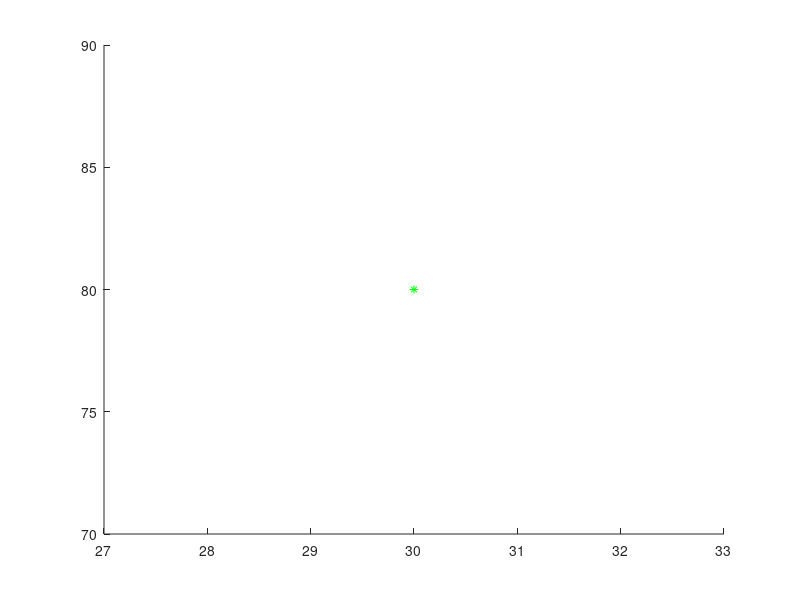

Source code (MATLAB): (Note: this script raises an error after producing the figure.)

clc

for i= -1-pi/2: 0.0873: 1+pi/2
    
    pos =  [80 30 0]';
    pos_es=pos;
    orient= [0 0 0]';               %orientazione fornita dall'AHRS
    versore_son_body = [1 0 0]';    %versore sonar in terna body
%     versore_son_body = versore_son_body/norm(versore_son_body); %normalizzo il versore
    
hold on
plot(pos(2),pos(1),'g*')
plot(A(2),A(1),'r*')
text(A(2),A(1),' A')
plot(B(2),B(1),'g*')
text(B(2),B(1),' B')
plot(C(2),C(1),'r*')
text(C(2),C(1),' C')
plot(D(2),D(1),'r*')
text(D(2),D(1),' D')
plot([A(2) B(2)],[A(1) B(1)],'g')
plot([B(2) C(2)],[B(1) C(1)],'g')
plot([C(2) D(2)],[C(1) D(1)],'g')
plot([D(2) A(2)],[D(1) A(1)],'g')
    
    
     Roll  = orient(1);
    Pitch = orient(2);
    Yaw   = orient(3);
    R_x = [    1           0           0     ;
               0       cos(Roll)   sin(Roll) ;
               0      -sin(Roll)   cos(Roll)];
    R_y = [cos(Pitch)      0      -sin(Pitch);
              0            1           0     ;
           sin(Pitch)      0      cos(Pitch)];
    R_z = [cos(Yaw)     sin(Yaw)       0     ;
           -sin(Yaw)    cos(Yaw)       0     ;
              0            0           1    ];
    J = (R_z'*R_y')*R_x';
    versore_son_NED = J*versore_son_body;         %versore terna NED sonar sx

    %imposto il sistema per trovare l'intersezione tra la retta con direzione
    %nota e uno dei piani delle pareti del bacino

    t_AB = -(pos(1)+plane_AB(2)*pos(2)+plane_AB(4))/(plane_AB(2)*versore_son_NED(2)+versore_son_NED(1));
    t_BC = -(pos(1)+plane_BC(2)*pos(2)+plane_BC(4))/(plane_BC(2)*versore_son_NED(2)+versore_son_NED(1));
    t_CD = -(pos(1)+plane_CD(2)*pos(2)+plane_CD(4))/(plane_CD(2)*versore_son_NED(2)+versore_son_NED(1));
    t_DA = -(pos(1)+plane_DA(2)*pos(2)+plane_DA(4))/(plane_DA(2)*versore_son_NED(2)+versore_son_NED(1));
    
intx_AB(1) = pos(1) + versore_son_NED(1)*t_AB;
intx_AB(2) = pos(2) + versore_son_NED(2)*t_AB;
intx_AB(3) = pos(3) + versore_son_NED(3)*t_AB;

intx_BC(1) = pos(1) + versore_son_NED(1)*t_BC;
intx_BC(2) = pos(2) + versore_son_NED(2)*t_BC;
intx_BC(3) = pos(3) + versore_son_NED(3)*t_BC;

intx_CD(1) = pos(1) + versore_son_NED(1)*t_CD;
intx_CD(2) = pos(2) + versore_son_NED(2)*t_CD;
intx_CD(3) = pos(3) + versore_son_NED(3)*t_CD;

intx_DA(1) = pos(1) + versore_son_NED(1)*t_DA;
intx_DA(2) = pos(2) + versore_son_NED(2)*t_DA;
intx_DA(3) = pos(3) + versore_son_NED(3)*t_DA;

    if t_AB < 0
        t_AB = inf;
    end
    if t_BC < 0
        t_BC = inf;
    end
    if t_CD < 0
        t_CD = inf;
    end
    if t_DA < 0
        t_DA = inf;
    end
           
    [dist, ind] = min([t_AB t_BC t_CD t_DA]);

    
if ind==1
    plot([pos(2) intx_AB(2)],[pos(1) intx_AB(1)],'r')
    plot(intx_AB(2),intx_AB(1),'b*')
end
if ind==2
    plot([pos(2) intx_BC(2)],[pos(1) intx_BC(1)],'r')
    plot(intx_BC(2),intx_BC(1),'b*')
end
if ind==3
    plot([pos(2) intx_CD(2)],[pos(1) intx_CD(1)],'r')
    plot(intx_CD(2),intx_CD(1),'b*')
end
if ind==4
    plot([pos(2) intx_DA(2)],[pos(1) intx_DA(1)],'r')
    plot(intx_DA(2),intx_DA(1),'b*')
end




parete_attuale=1;
%% orientazione parete

    Roll  = orient(1);
    Pitch = orient(2);
    Yaw   = orient(3);
    R_x = [    1           0           0     ;
               0       cos(Roll)   sin(Roll) ;
               0      -sin(Roll)   cos(Roll)];
    R_y = [cos(Pitch)      0      -sin(Pitch);
              0            1           0     ;
           sin(Pitch)      0      cos(Pitch)];
    R_z = [cos(Yaw)     sin(Yaw)       0     ;
           -sin(Yaw)    cos(Yaw)       0     ;
              0            0           1    ];
    J = (R_z'*R_y')*R_x';
%     v_pos= J*[1 0 0]';          %versore della retta lungo l'asse x in NED
    v_pos = J*versore_son_body;
    %selezione della parete di pattugliamento
    switch parete_attuale                      
        case 1
           coef = plane_AB; %coefficiente parete attuale
        case 2
           coef = plane_BC;
        case 3
           coef = plane_CD;
        case 4
           coef = plane_DA;
        otherwise
           coef=[0 0 0 0];
           disp('errore nella scelta del piano')
    end
    
    
%     orient_parete_c = acos(abs(coef(1)*v_pos(1)+coef(2)*v_pos(2)+coef(3)*v_pos(3))/...
%         (sqrt(coef(1)^2+coef(2)^2+coef(3)^2)*sqrt(v_pos(1)^2+v_pos(2)^2+v_pos(3)^2)));
%     
%     rad2deg(orient_parete_s)
% %   rad2deg(orient_parete_c)
    
    %% calcolo intersezione con la perpendicolare
    versore_son_body = [plane_AB(1) plane_AB(2) 0]';    %versore sonar  in terna body
    versore_son_NED = versore_son_body/norm(versore_son_body); %normalizzo il versore
    
%     t_ = -(pos(1)+plane_AB(2)*pos(2)+plane_AB(4))/(plane_AB(2)*versore_son_NED(2)+versore_son_NED(1));
%     dpp = abs(coef(1)*pos_es(1)+coef(2)*pos_es(2)-coef(3)*pos_es(3)+coef(4))/norm([coef(1) coef(2) coef(3)]);
    
 %la t, cioè la dpp, me la faccio passare dall'altro blocco
    pp_AB(1) = pos(1) + versore_son_NED(1)*t_;
    pp_AB(2) = pos(2) + versore_son_NED(2)*t_;
    pp_AB(3) = pos(3) + versore_son_NED(3)*t_;

    %% qui conosco l'intersezine sulla perpendicolare e quella reale
    %devo solo definire il segno
    
    coef(4)=[];
    orient_parete_s = rad2deg(asin((coef*v_pos)/(norm(coef)*norm(v_pos))));
    
    if orient_parete_s > 0    
        if intx_AB(1) > pp_AB(1) && intx_AB(2) < pp_AB(2)
                orient_parete_s = orient_parete_s -90
        else
                orient_parete_s = -orient_parete_s+90
        end
    else
        orient_parete_s=NaN;
        disp('out of border')
    end
 

    
    
   
    
end %for iniziale

% v_pos=[plane_AB(1) plane_AB(2) plane_AB(3)];
%     orient_parete_AB = rad2deg(acos(abs(coef(1)*v_pos(1)+coef(2)*v_pos(2)+coef(3)*v_pos(3))/...
%         (sqrt(coef(1)^2+coef(2)^2+coef(3)^2)*sqrt(v_pos(1)^2+v_pos(2)^2+v_pos(3)^2))))
%     
% v_pos=[plane_BC(1) plane_BC(2) plane_BC(3)];
% orient_parete_BC = rad2deg(acos(abs(coef(1)*v_pos(1)+coef(2)*v_pos(2)+coef(3)*v_pos(3))/...
%     (sqrt(coef(1)^2+coef(2)^2+coef(3)^2)*sqrt(v_pos(1)^2+v_pos(2)^2+v_pos(3)^2))))

    
    
    
    
    